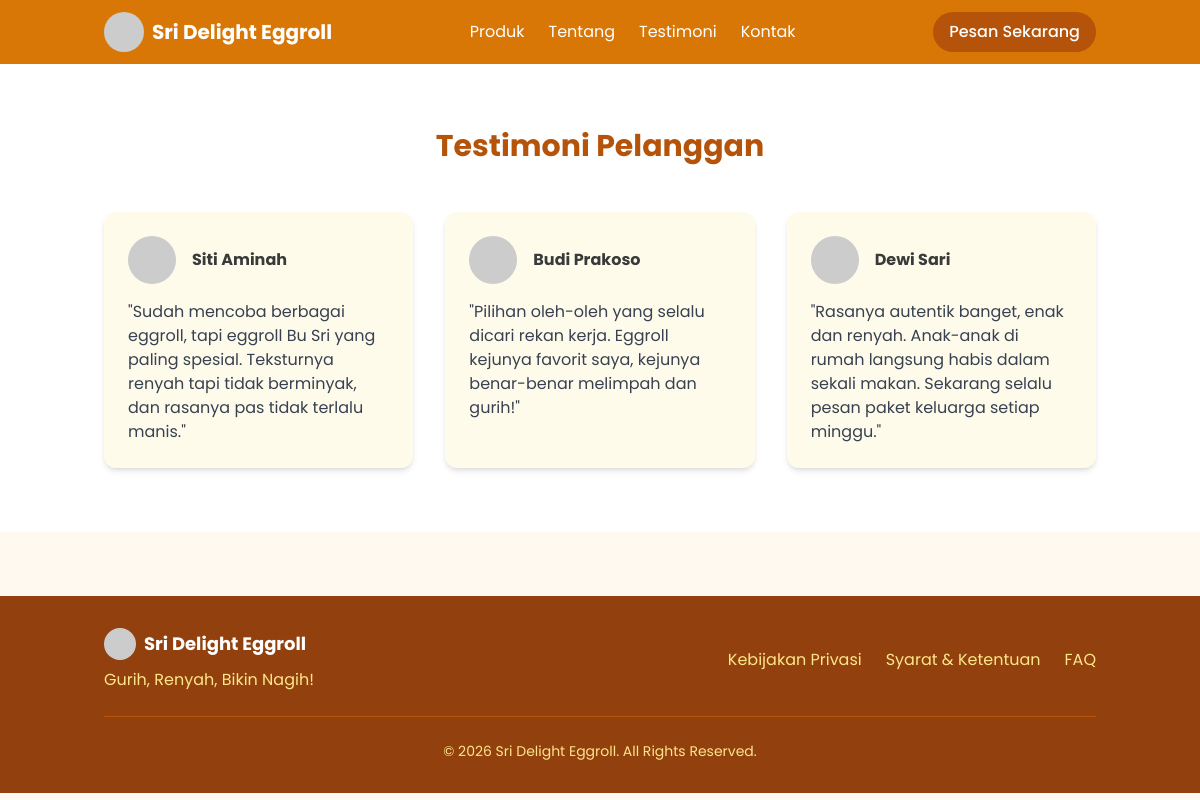
The app's page /testimoni.php with its own data.
### tables this page shows
CREATE TABLE IF NOT EXISTS testimonials (
    id INT AUTO_INCREMENT PRIMARY KEY,
    name VARCHAR(100) NOT NULL,
    rating TINYINT NOT NULL DEFAULT 5,
    comment TEXT NOT NULL,
    avatar_url VARCHAR(255) DEFAULT NULL,
    created_at TIMESTAMP DEFAULT CURRENT_TIMESTAMP
);

### partials/functions.php (called while the page is built, shortened)
<?php
function e($str) {
    return htmlspecialchars($str, ENT_QUOTES, 'UTF-8');
}
?>

### testimoni.php (the view, shortened to what this page needs)
<?php
require_once __DIR__ . '/partials/config.php';
require_once __DIR__ . '/partials/functions.php';
include __DIR__ . '/partials/header.php';
?>
<section class="py-16 bg-white">
    <div class="container mx-auto px-4">
        <h2 class="text-3xl font-bold text-center mb-12 text-amber-700">Testimoni Pelanggan</h2>
        <div class="grid grid-cols-1 md:grid-cols-3 gap-8">
<?php
$testi = $conn->query("SELECT * FROM testimonials ORDER BY id DESC LIMIT 9");
if ($testi && $testi->num_rows > 0):
    while ($t = $testi->fetch_assoc()):
?>
            <div class="bg-amber-50 p-6 rounded-xl shadow-md">
                <div class="flex items-center mb-4">
                    <img src="<?php echo e($t['avatar_url'] ?: 'https://via.placeholder.com/48x48?text=U'); ?>" class="w-12 h-12 rounded-full mr-4" alt="<?php echo e($t['name']); ?>">
                    <div>
                         <h4 class="font-bold"><?php echo e($t['name']); ?></h4>
                    </div>
                </div>
                <p class="text-gray-700">"<?php echo e($t['comment']); ?>"</p>
            </div>
<?php
    endwhile;
else:
    echo '<p class="text-center col-span-3">Belum ada testimoni.</p>';
endif;
?>
        </div>
    </div>
</section>
<?php include __DIR__ . '/partials/footer.php'; ?>

### assets/css/style.css (style rules this page uses)
body { font-family: 'Poppins', sans-serif; }

### assets/css/pesan.css (style rules this page uses)
.container { max-width: 1200px; margin: 0 auto; padding: 0 16px; }

### records on screen
testimonials: name "Siti Aminah", comment "Sudah mencoba berbagai eggroll, tapi eggroll Bu Sri yang paling spesial. Teksturnya renyah tapi tidak berminyak, dan rasanya pas tidak terlalu manis."
testimonials: name "Budi Prakoso", comment "Pilihan oleh-oleh yang selalu dicari rekan kerja. Eggroll kejunya favorit saya, kejunya benar-benar melimpah dan gurih!"
testimonials: name "Dewi Sari", comment "Rasanya autentik banget, enak dan renyah. Anak-anak di rumah langsung habis dalam sekali makan. Sekarang selalu pesan paket keluarga setiap minggu."
